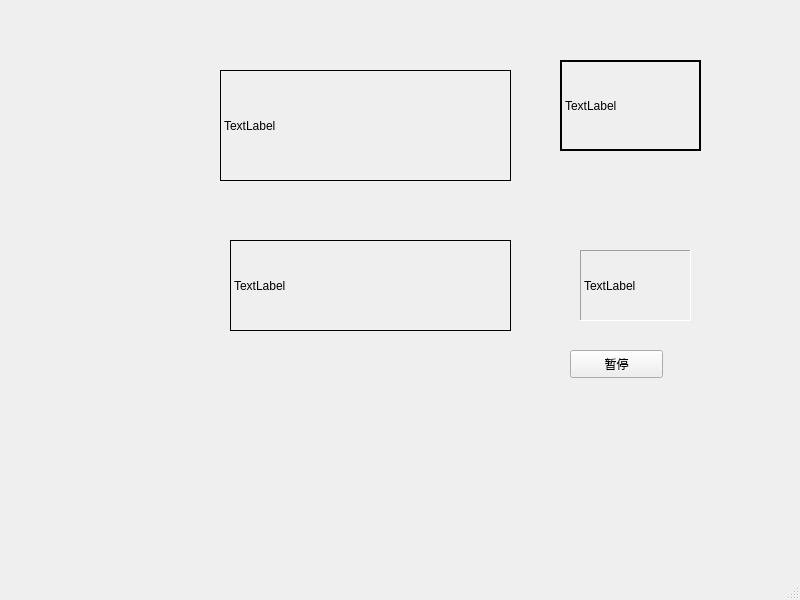
<?xml version="1.0" encoding="UTF-8"?>
<ui version="4.0">
 <class>MainWindow</class>
 <widget class="QMainWindow" name="MainWindow">
  <property name="geometry">
   <rect>
    <x>0</x>
    <y>0</y>
    <width>800</width>
    <height>600</height>
   </rect>
  </property>
  <property name="windowTitle">
   <string>MainWindow</string>
  </property>
  <widget class="QWidget" name="centralwidget">
   <widget class="mylabel" name="label">
    <property name="geometry">
     <rect>
      <x>220</x>
      <y>70</y>
      <width>291</width>
      <height>111</height>
     </rect>
    </property>
    <property name="frameShape">
     <enum>QFrame::Box</enum>
    </property>
    <property name="text">
     <string>TextLabel</string>
    </property>
   </widget>
   <widget class="QLabel" name="label_2">
    <property name="geometry">
     <rect>
      <x>230</x>
      <y>240</y>
      <width>281</width>
      <height>91</height>
     </rect>
    </property>
    <property name="frameShape">
     <enum>QFrame::Panel</enum>
    </property>
    <property name="text">
     <string>TextLabel</string>
    </property>
   </widget>
   <widget class="QLabel" name="label_3">
    <property name="geometry">
     <rect>
      <x>560</x>
      <y>60</y>
      <width>141</width>
      <height>91</height>
     </rect>
    </property>
    <property name="frameShape">
     <enum>QFrame::WinPanel</enum>
    </property>
    <property name="text">
     <string>TextLabel</string>
    </property>
   </widget>
   <widget class="QLabel" name="label_4">
    <property name="geometry">
     <rect>
      <x>580</x>
      <y>250</y>
      <width>111</width>
      <height>71</height>
     </rect>
    </property>
    <property name="frameShape">
     <enum>QFrame::Panel</enum>
    </property>
    <property name="frameShadow">
     <enum>QFrame::Sunken</enum>
    </property>
    <property name="text">
     <string>TextLabel</string>
    </property>
   </widget>
   <widget class="QPushButton" name="pushButton">
    <property name="geometry">
     <rect>
      <x>570</x>
      <y>350</y>
      <width>93</width>
      <height>28</height>
     </rect>
    </property>
    <property name="text">
     <string>暂停</string>
    </property>
   </widget>
  </widget>
  <widget class="QMenuBar" name="menubar">
   <property name="geometry">
    <rect>
     <x>0</x>
     <y>0</y>
     <width>800</width>
     <height>26</height>
    </rect>
   </property>
  </widget>
  <widget class="QStatusBar" name="statusbar"/>
 </widget>
 <customwidgets>
  <customwidget>
   <class>mylabel</class>
   <extends>QLabel</extends>
   <header location="global">mylabel.h</header>
  </customwidget>
 </customwidgets>
 <resources/>
 <connections/>
</ui>
